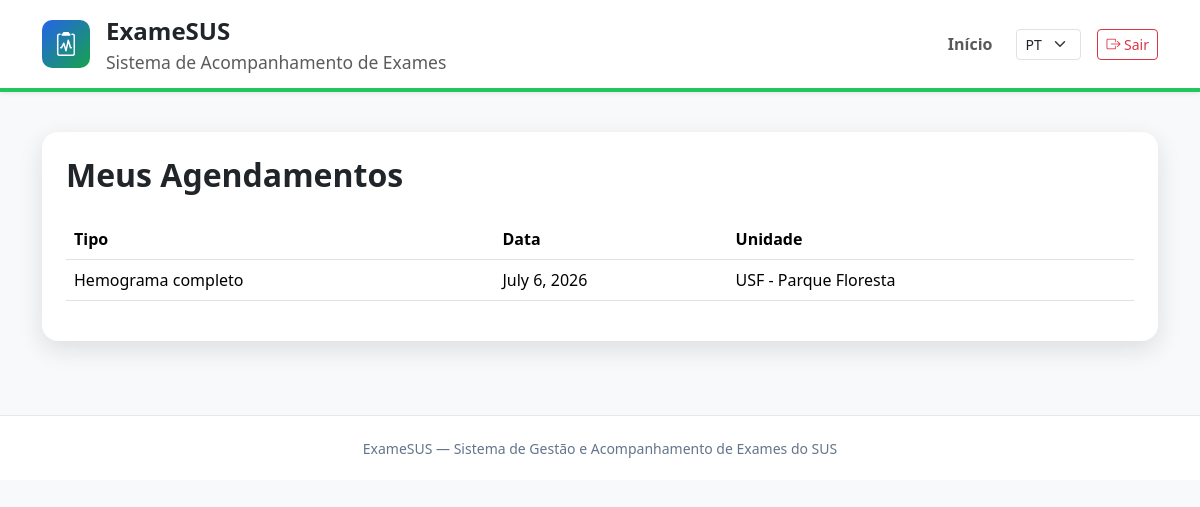
Page /exames/meus-agendamentos/ (signed in) on the committed database.
### exames/models.py (models this page shows, shortened)
class Agendamento(models.Model):
    usuario = models.ForeignKey(
        Usuario,
        on_delete=models.CASCADE,
        related_name="agendamentos"
    )
    tipo_exame = models.ForeignKey(
        TipoExame,
        on_delete=models.CASCADE,
        related_name="agendamentos"
    )
    unidade = models.ForeignKey(
        UnidadeSaude,
        on_delete=models.CASCADE,
        related_name="agendamentos"
    )
    data = models.DateField()
    observacao = models.TextField(
        blank=True,
        null=True
    )

class TipoExame(models.Model):
    nome = models.CharField(
        max_length=100,
        unique=True
    )
    descricao = models.TextField(
        blank=True,
        null=True
    )

### unidades/models.py (models this page shows, shortened)
class UnidadeSaude(models.Model):
    nome = models.CharField(max_length=100)
    endereco = models.CharField(max_length=200)
    contato = models.CharField(max_length=50)

### exames/views.py (the view)
def meus_agendamentos(request):
    usuario = Usuario.objects.get(user=request.user)
    agendamentos = (
        Agendamento.objects
        .filter(usuario=usuario)
        .select_related(
            "tipo_exame",
            "unidade"
        )
        .order_by("data")
    )
    return render(
        request,
        "exames/meus_agendamentos.html",
        {
            "agendamentos": agendamentos
        }
    )

### templates/exames/meus_agendamentos.html (shortened to what this page needs)
{% extends 'base.html' %}
{% block content %}
<section class="container py-4">
<div class="card card-examesus p-4">
<h2 class="fw-bold mb-4">
Meus Agendamentos
</h2>
<table class="table table-hover">
<thead>
<tr>
<th>Tipo</th>
<th>Data</th>
<th>Unidade</th>
</tr>
</thead>
<tbody>
{% for agendamento in agendamentos %}
<tr>
<td>{{ agendamento.tipo_exame.nome }}</td>
<td>{{ agendamento.data }}</td>
<td>{{ agendamento.unidade.nome }}</td>
</tr>
{% endfor %}
</tbody>
</table>
</div>
</section>
{% endblock %}

### static/css/style.css (style rules this page uses)
:root { --azul: #2563eb; --verde: #16a34a; --roxo: #7c3aed; --laranja: #f97316; --fundo: #eef8ff; --texto: #0f172a; }
body { background: var(--fundo); color: var(--texto); min-height: 100vh; }
.card-examesus { border: none; border-radius: 16px; box-shadow: 0 8px 24px rgba(15, 23, 42, 0.12); }

### rows in the picture
Agendamento: tipo_exame.nome "Hemograma completo", data "July 6, 2026", unidade.nome "USF - Parque Floresta"
